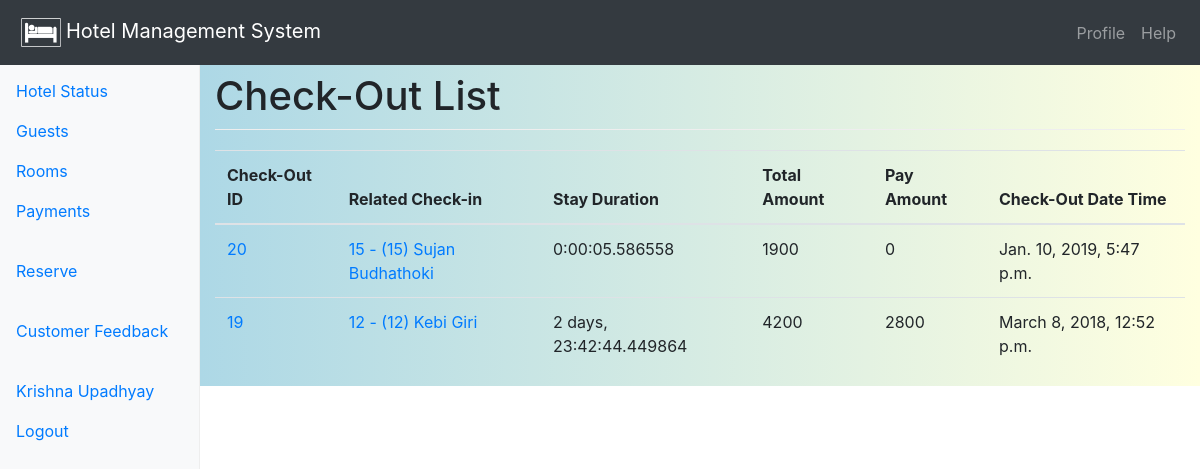
/payment/check_outs/ (signed in), run on the app's committed database.
### payment/models.py (models this page shows, shortened)
@python_2_unicode_compatible
class CheckOut(models.Model):
    check_in = models.OneToOneField(CheckIn, on_delete=models.CASCADE)
    stay_duration = models.DurationField(null=True, editable=False)
    total_amount = models.PositiveSmallIntegerField(default=0, editable=False)
    pay_amount = models.PositiveSmallIntegerField(default=0, editable=False)
    check_out_date_time = models.DateTimeField(editable=False, null=True)
    user = models.ForeignKey(User, null=True, blank=True, on_delete=models.SET_NULL, editable=False)
    def __str__(self):
        return str(self.id)

@python_2_unicode_compatible
class CheckIn(models.Model):
    id = models.CharField(max_length=50, primary_key=True, blank=True, editable=False)
    reservation = models.OneToOneField(Reservation, on_delete=models.CASCADE)
    rooms = models.CharField(max_length=50, editable=False, blank=True)
    initial_amount = models.PositiveSmallIntegerField(blank=True, editable=False)
    check_in_date_time = models.DateTimeField(default=timezone.now, editable=False)
    last_edited_on = models.DateTimeField(default=timezone.now, editable=False)
    user = models.ForeignKey(User, null=True, blank=True, on_delete=models.SET_NULL, editable=False)
    def __str__(self):
        return "%i - %s" % (self.reservation.reservation_id, self.reservation.customer)

### main/models.py (models this page shows, shortened)
@python_2_unicode_compatible
class Reservation(models.Model):
    reservation_id = models.AutoField(primary_key=True)
    customer = models.ForeignKey(Customer, on_delete=models.CASCADE)
    staff = models.ForeignKey(Staff, on_delete=models.CASCADE, editable=False)
    no_of_children = models.PositiveSmallIntegerField(default=0)
    no_of_adults = models.PositiveSmallIntegerField(default=1)
    reservation_date_time = models.DateTimeField(default=timezone.now)
    expected_arrival_date_time = models.DateTimeField(default=timezone.now)
    expected_departure_date_time = models.DateTimeField(default=timezone.now)
    class Meta:
        permissions = (('can_view_reservation', 'Can view reservation'),
                       ('can_view_reservation_detail', 'Can view reservation detail'),)

@python_2_unicode_compatible
class Customer(models.Model):
    customer_id = models.AutoField(primary_key=True)
    first_name = models.CharField(max_length=50)
    middle_name = models.CharField(max_length=50, null=False, blank=True)
    last_name = models.CharField(max_length=50)
    contact_no = models.CharField(max_length=15)
    address = models.CharField(max_length=100)
    email_address = models.EmailField(null=True, blank=True)
    class Meta:
        ordering = ['first_name', 'middle_name', 'last_name']
        permissions = (('can_view_customer', 'Can view customer'),)
    def __str__(self):
        return '({0}) {1} {2}'.format(self.customer_id, self.first_name, self.last_name)

### payment/views.py (the view)
# urls.py: path('check_outs/', views.CheckOutListView.as_view(), name='check_out-list'),
class CheckOutListView(PermissionRequiredMixin, generic.ListView):
    model = CheckOut
    paginate_by = 5
    allow_empty = True
    queryset = CheckOut.objects.all().order_by('-check_out_date_time')
    permission_required = 'main.can_view_customer'
    title = "Check-Out List"
    extra_context = {
        'title': title,
    }

### main/templates/payment/checkout_list.html
{% extends 'base.html' %}
{% block content-title %}
    <h1>{{ title }}</h1>
{% endblock %}
{% block main-content %}
    {% if checkout_list %}
        <table class="table table-hover">
            <thead>
            <tr>
                <th>Check-Out ID</th>
                <th>Related Check-in</th>
                <th>Stay Duration</th>
                <th>Total Amount</th>
                <th>Pay Amount</th>
                <th>Check-Out Date Time</th>
            </tr>
            </thead>
            <tbody>
            {% for check_out in checkout_list %}
            <tr>
                <td><a href="{% url 'check_out-detail' check_out.id %}">{{ check_out }}</a></td>
                <td><a href="{% url 'check_in-detail' check_out.check_in.id %}">{{ check_out.check_in }}</a></td>
                <td>{{ check_out.stay_duration }}</td>
                <td>{{ check_out.total_amount }}</td>
                <td>{{ check_out.pay_amount }}</td>
                <td>{{ check_out.check_out_date_time }}</td>
            </tr>
            {% endfor %}
            </tbody>
        </table>
    {% else %}
        <p>There are no check-ins.</p>
    {% endif %}
{% endblock %}

### main/templates/base.html (shortened to what this page needs)
{% load i18n %}
<!doctype html>
<html lang="en">
<head>
    <link rel="stylesheet" href="https://maxcdn.bootstrapcdn.com/bootstrap/4.0.0/css/bootstrap.min.css"
>
    <link rel="stylesheet" href="//code.jquery.com/ui/1.12.1/themes/base/jquery-ui.css">
    {% load static %}
    <link href="{% static 'css/styles.css' %}" rel="stylesheet">
</head>
<body>
<header>
    <nav class="navbar navbar-expand-md navbar-dark fixed-top bg-dark">
        <a class="navbar-brand" href="{% url 'index' %}">
            <img src="{% static "/img/hotel-fav-icon.png" %}" style="width:50px; height=50px; padding:5px;">Hotel Management System</a>
        <div class="collapse navbar-collapse justify-content-end" id="top_navbar">
            <ul class="navbar-nav">
                {% block navbar-items %}
                    {% if user.is_authenticated %}
                        <li class="nav-item">
                            <a class="nav-link" href="{% url 'profile' %}">Profile</a>
                        </li>
                    {% endif %}
                    <li class="nav-item">
                        <a class="nav-link" href="#">Help</a>
                    </li>
                {% endblock %}
            </ul>
        </div>
    </nav>
</header>
<div class="container-fluid">
    <div class="row">
        {% block sidebar %}
            <nav class="col-sm-3 col-md-2 d-none d-sm-block bg-light sidebar">
                {% block sidebar-items %}
                    <ul class="nav nav-pills flex-column">
                        <li class="nav-item">
                            <a class="nav-link" href="{% url 'index' %}">Hotel
                                Status</a>
                        </li>
                        <li class="nav-item">
                            <a class="nav-link" href="{% url 'guest-list' %}">Guests</a>
                        </li>
                        <li class="nav-item">
                            <a class="nav-link" href="{% url 'rooms' %}">Rooms</a>
                        </li>
                        <li class="nav-item">
                            <a class="nav-link" href="{% url 'payment-index' %}">Payments</a>
                        </li>
                    </ul>
                    {% if user.is_superuser %}
                    <ul class="nav nav-pills flex-column">
                        <li class="nav-item">
                            <a class="nav-link" href="{% url 'reservations' %}">Reservations</a>
                        </li>
                        <li class="nav-item">
                            <a class="nav-link" href="{% url 'check_in-list' %}">Check-ins</a>
                        </li>
                        <li class="nav-item">
                            <a class="nav-link" href="{% url 'check_out-list' %}">Check-outs</a>
                        </li>
                    </ul>
                    {% else %}
                    <ul class="nav nav-pills flex-column">
                        <li class="nav-item">
                            <a class="nav-link" href="{% url 'reserve' %}">Reserve</a>
                        </li>
                    </ul>
                    {% endif %}
                    <ul class="nav nav-pills flex-column">
                        <li class="nav-item">
                            <a class="nav-link" href="#">Customer Feedback</a>
                        </li>
                    </ul>
                    <ul class="nav nav-pills flex-column">
                        {% block login-status %}
                            {% if user.is_authenticated %}
                                <li class="nav-item">
                                    <a class="nav-link" href="#">{{ user.first_name }} {{ user.last_name }}</a>
                                    <a class="nav-link" href="{% url 'logout' %}?next={{ request.path }}">Logout</a>
                                </li>
                            {% endif %}
                        {% endblock %}
                    </ul>
                {% endblock %}
            </nav>
        {% endblock %}
        <main role="main" class="col-sm-9 ml-sm-auto col-md-10 pt-3"
              style="background: linear-gradient(to right, lightblue, lightyellow)">
            {% block content-title %}{% endblock %}
            {% block main-content %}{% endblock %}
        </main>
    </div>
</div>
{% load static %}
</body>
</html>

### main/static/css/styles.css (style rules this page uses)
body { padding-top: 3.5rem; }
h1 { padding-bottom: 9px; margin-bottom: 20px; border-bottom: 1px solid #eee; }
.sidebar { position: fixed; top: 51px; bottom: 0; left: 0; z-index: 1000; padding: 20px 0; overflow-x: hidden; overflow-y: auto; border-right: 1px solid #eee; }
.sidebar .nav { margin-bottom: 20px; }
.sidebar .nav-item { width: 100%; }
.sidebar .nav-item + .nav-item { margin-left: 0; }
.sidebar .nav-link { border-radius: 0; }

### data on the page
CheckOut: id "20", check_in "15 - (15) Sujan Budhathoki", stay_duration "0:00:05.586558", total_amount "1900", pay_amount "0", check_out_date_time "Jan. 10, 2019, 5:47 p.m."
CheckOut: id "19", check_in "12 - (12) Kebi Giri", stay_duration "2 days, 23:42:44.449864", total_amount "4200", pay_amount "2800", check_out_date_time "March 8, 2018, 12:52 p.m."

### other printed values
{{ user.first_name }} "Krishna"
{{ user.last_name }} "Upadhyay"
{{ title }} "Check-Out List"
